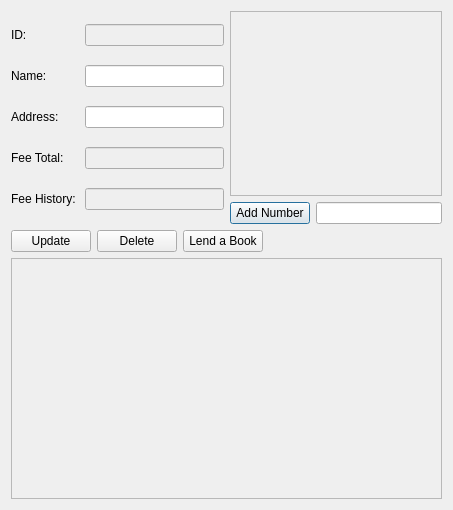
<?xml version="1.0" encoding="UTF-8"?>
<ui version="4.0">
 <class>BorrowerEntryDialog</class>
 <widget class="QDialog" name="BorrowerEntryDialog">
  <property name="geometry">
   <rect>
    <x>0</x>
    <y>0</y>
    <width>453</width>
    <height>510</height>
   </rect>
  </property>
  <property name="windowTitle">
   <string>Borrower Entry Edit</string>
  </property>
  <property name="modal">
   <bool>true</bool>
  </property>
  <layout class="QVBoxLayout" name="verticalLayout_2">
   <item>
    <layout class="QVBoxLayout" name="verticalLayout">
     <item>
      <layout class="QHBoxLayout" name="horizontalLayout">
       <item>
        <layout class="QGridLayout" name="gridLayout">
         <item row="0" column="0">
          <widget class="QLabel" name="idLabel">
           <property name="text">
            <string>ID:</string>
           </property>
          </widget>
         </item>
         <item row="6" column="0">
          <widget class="QLabel" name="feeHistoryLabel">
           <property name="text">
            <string>Fee History: </string>
           </property>
          </widget>
         </item>
         <item row="5" column="0">
          <widget class="QLabel" name="feeTotalLabel">
           <property name="text">
            <string>Fee Total: </string>
           </property>
          </widget>
         </item>
         <item row="0" column="1">
          <widget class="QLineEdit" name="idLineEdit">
           <property name="enabled">
            <bool>false</bool>
           </property>
           <property name="autoFillBackground">
            <bool>false</bool>
           </property>
           <property name="readOnly">
            <bool>true</bool>
           </property>
          </widget>
         </item>
         <item row="1" column="0">
          <widget class="QLabel" name="nameLabel">
           <property name="text">
            <string>Name:</string>
           </property>
          </widget>
         </item>
         <item row="1" column="1">
          <widget class="QLineEdit" name="nameLineEdit"/>
         </item>
         <item row="2" column="0">
          <widget class="QLabel" name="addressLabel">
           <property name="text">
            <string>Address:</string>
           </property>
          </widget>
         </item>
         <item row="2" column="1">
          <widget class="QLineEdit" name="addressLineEdit"/>
         </item>
         <item row="5" column="1">
          <widget class="QLineEdit" name="feeTotalLineEdit">
           <property name="enabled">
            <bool>false</bool>
           </property>
           <property name="autoFillBackground">
            <bool>false</bool>
           </property>
           <property name="readOnly">
            <bool>true</bool>
           </property>
          </widget>
         </item>
         <item row="6" column="1">
          <widget class="QLineEdit" name="feeHistoryLineEdit">
           <property name="enabled">
            <bool>false</bool>
           </property>
           <property name="autoFillBackground">
            <bool>false</bool>
           </property>
           <property name="readOnly">
            <bool>true</bool>
           </property>
          </widget>
         </item>
        </layout>
       </item>
       <item>
        <layout class="QVBoxLayout" name="verticalLayout_3">
         <item>
          <widget class="QScrollArea" name="scrollArea">
           <property name="widgetResizable">
            <bool>true</bool>
           </property>
           <widget class="QWidget" name="scrollAreaWidgetContents">
            <property name="geometry">
             <rect>
              <x>0</x>
              <y>0</y>
              <width>214</width>
              <height>173</height>
             </rect>
            </property>
           </widget>
          </widget>
         </item>
         <item>
          <layout class="QHBoxLayout" name="horizontalLayout_4">
           <item>
            <widget class="QPushButton" name="addPhoneNumberButton">
             <property name="text">
              <string>Add Number</string>
             </property>
            </widget>
           </item>
           <item>
            <widget class="QLineEdit" name="newPhoneNumberLineEdit"/>
           </item>
          </layout>
         </item>
        </layout>
       </item>
      </layout>
     </item>
     <item>
      <layout class="QHBoxLayout" name="horizontalLayout_2">
       <item>
        <widget class="QPushButton" name="updateButton">
         <property name="text">
          <string>Update</string>
         </property>
        </widget>
       </item>
       <item>
        <widget class="QPushButton" name="deleteButton">
         <property name="text">
          <string>Delete</string>
         </property>
        </widget>
       </item>
       <item>
        <widget class="QPushButton" name="lendBookButton">
         <property name="text">
          <string>Lend a Book</string>
         </property>
        </widget>
       </item>
       <item>
        <spacer name="horizontalSpacer">
         <property name="orientation">
          <enum>Qt::Horizontal</enum>
         </property>
         <property name="sizeHint" stdset="0">
          <size>
           <width>40</width>
           <height>20</height>
          </size>
         </property>
        </spacer>
       </item>
      </layout>
     </item>
    </layout>
   </item>
   <item>
    <widget class="QScrollArea" name="bookScrollArea">
     <property name="widgetResizable">
      <bool>true</bool>
     </property>
     <widget class="QWidget" name="booksScrollAreaContents">
      <property name="geometry">
       <rect>
        <x>0</x>
        <y>0</y>
        <width>433</width>
        <height>241</height>
       </rect>
      </property>
     </widget>
    </widget>
   </item>
  </layout>
 </widget>
 <resources/>
 <connections/>
</ui>
